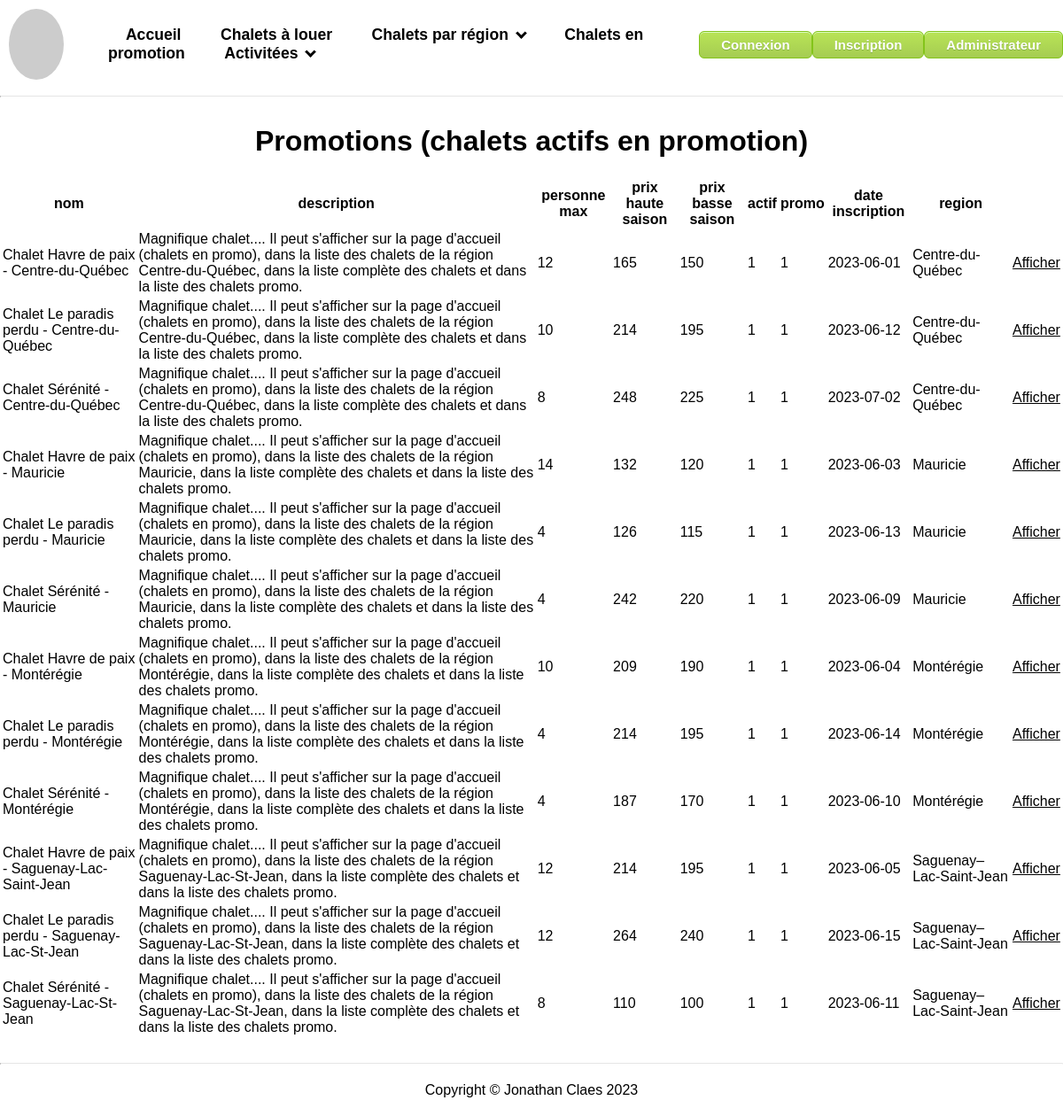
/liste_chalets_en_promotion.php, run on the app's committed database.
### tables this page shows
CREATE TABLE `chalets` (
  `id` int NOT NULL,
  `nom` varchar(50) NOT NULL,
  `description` text NOT NULL,
  `personnes_max` int NOT NULL,
  `prix_haute_saison` int NOT NULL,
  `prix_basse_saison` int NOT NULL,
  `actif` tinyint(1) NOT NULL,
  `promo` tinyint(1) NOT NULL,
  `date_inscription` date NOT NULL,
  `fk_region` int NOT NULL,
  `id_picsum` int NOT NULL
);

CREATE TABLE `regions` (
  `id` int NOT NULL,
  `nom` varchar(50) NOT NULL
);

### controlleurs/ControlleurBaseChalet.php (called while the page is built, shortened)
<?php
require_once './modeles/chalets.php';
class ControlleurBaseChalet {
    function afficherTableauPromo() {
        $chalets = modele_chalet::ObtenirTousPromo();
        require './vues/chalets/tableau-promo.php';
    }
}
?>

### modeles/chalets.php (called while the page is built, shortened)
<?php
class modele_chalet {
    public function __construct($id, $nom, $description, $personnes_max, $prix_haute_saison, $prix_basse_saison, $actif, $promo, $date_inscription, $fk_region) {
        $this->id = $id;
        $this->nom = $nom;
        $this->description = $description;
        $this->personnes_max = $personnes_max;
        $this->prix_haute_saison = $prix_haute_saison;
        $this->prix_basse_saison = $prix_basse_saison;
        $this->actif = $actif;
        $this->promo = $promo;
        $this->date_inscription = $date_inscription;
        $this->nom_region = $this->getNomRegion($fk_region);
    }
    private function getNomRegion($fk_region) {
       $mysqli = self::connecter();
        if ($requete = $mysqli->prepare("SELECT nom FROM regions WHERE id = ?")) {
            $requete->bind_param("i", $fk_region);
            $requete->execute();
        $result = $requete->get_result();
        if ($enregistrement = $result->fetch_assoc()) {
             return $enregistrement['nom'];
            }
                }
        return '';
            }
    static function connecter() {
        $mysqli = new mysqli(Dd::$host, Dd::$username, Dd::$password, Dd::$database);
        return $mysqli;
    }
    public static function ObtenirTousPromo() {
        $liste = [];
        $mysqli = self::connecter();
        $resultatRequete = $mysqli->query("SELECT id, nom, description, personnes_max, prix_haute_saison, prix_basse_saison, actif, promo, date_inscription, fk_region FROM chalets WHERE promo=1 && actif=1 ORDER BY fk_region, nom");
        foreach ($resultatRequete as $enregistrement) {
            $liste[] = new modele_chalet($enregistrement['id'], $enregistrement['nom'], $enregistrement['description'],$enregistrement['personnes_max'], $enregistrement['prix_haute_saison'], $enregistrement['prix_basse_saison'], $enregistrement['actif'], $enregistrement['promo'], $enregistrement['date_inscription'], $enregistrement['fk_region']);
        }
        return $liste;
    }
}
?>

### vues/chalets/tableau-promo.php (the view)
<table>
<tr>
        <th>nom</th>
        <th>description</th>
        <th>personne max</th>
        <th>prix haute saison</th>
        <th>prix basse saison</th>
        <th>actif</th>
        <th>promo</th>
        <th>date inscription</th>
        <th>region</th>
    </tr>
    <?php
        foreach ($chalets as $chalet) {
    ?>
        <tr>
        <td><?= $chalet->nom ?></td>
            <td><?= $chalet->description?></td>
            <td><?= $chalet->personnes_max ?></td>
            <td><?= $chalet->prix_haute_saison ?></td>
            <td><?= $chalet->prix_basse_saison ?></td>
            <td><?= $chalet->actif ?></td>
            <td><?= $chalet->promo ?></td>
            <td><?= $chalet->date_inscription ?></td>
            <td><?= $chalet->nom_region ?></td>
            <td>
                <a href="fiche_chalet.php?id=<?= $chalet->id ?>">Afficher</a>
            </td>
        </tr>
    <?php
        }
    ?>
</table>

### css/styles.css (style rules this page uses)
html { margin:0; padding:0 }
body { margin: 100px 0 0 0; padding: 20px 0; font-family: Arial, sans-serif; align-items: center; justify-content: center; }
.light-mode, .light-mode a, .light-mode header { background-color: white; color: black; }

### data on the page
chalets: nom "Chalet Havre de paix - Centre-du-Québec", description "Magnifique chalet.... Il peut s'afficher sur la page d'accueil (chalets en promo), dans la liste des chalets de la région Centre-du-Québec, dans la liste complète des chalets et dans la liste des chalets promo.", personnes_max "12", prix_haute_saison "165", prix_basse_saison "150", actif "1", promo "1", date_inscription "2023-06-01", fk_region.nom "Centre-du-Québec"
chalets: nom "Chalet Le paradis perdu - Centre-du-Québec", description "Magnifique chalet.... Il peut s'afficher sur la page d'accueil (chalets en promo), dans la liste des chalets de la région Centre-du-Québec, dans la liste complète des chalets et dans la liste des chalets promo.", personnes_max "10", prix_haute_saison "214", prix_basse_saison "195", actif "1", promo "1", date_inscription "2023-06-12", fk_region.nom "Centre-du-Québec"
chalets: nom "Chalet Sérénité - Centre-du-Québec", description "Magnifique chalet.... Il peut s'afficher sur la page d'accueil (chalets en promo), dans la liste des chalets de la région Centre-du-Québec, dans la liste complète des chalets et dans la liste des chalets promo.", personnes_max "8", prix_haute_saison "248", prix_basse_saison "225", actif "1", promo "1", date_inscription "2023-07-02", fk_region.nom "Centre-du-Québec"
chalets: nom "Chalet Havre de paix - Mauricie", description "Magnifique chalet.... Il peut s'afficher sur la page d'accueil (chalets en promo), dans la liste des chalets de la région Mauricie, dans la liste complète des chalets et dans la liste des chalets promo.", personnes_max "14", prix_haute_saison "132", prix_basse_saison "120", actif "1", promo "1", date_inscription "2023-06-03", fk_region.nom "Mauricie"
chalets: nom "Chalet Le paradis perdu - Mauricie", description "Magnifique chalet.... Il peut s'afficher sur la page d'accueil (chalets en promo), dans la liste des chalets de la région Mauricie, dans la liste complète des chalets et dans la liste des chalets promo.", personnes_max "4", prix_haute_saison "126", prix_basse_saison "115", actif "1", promo "1", date_inscription "2023-06-13", fk_region.nom "Mauricie"
chalets: nom "Chalet Sérénité - Mauricie", description "Magnifique chalet.... Il peut s'afficher sur la page d'accueil (chalets en promo), dans la liste des chalets de la région Mauricie, dans la liste complète des chalets et dans la liste des chalets promo.", personnes_max "4", prix_haute_saison "242", prix_basse_saison "220", actif "1", promo "1", date_inscription "2023-06-09", fk_region.nom "Mauricie"
chalets: nom "Chalet Havre de paix - Montérégie", description "Magnifique chalet.... Il peut s'afficher sur la page d'accueil (chalets en promo), dans la liste des chalets de la région Montérégie, dans la liste complète des chalets et dans la liste des chalets promo.", personnes_max "10", prix_haute_saison "209", prix_basse_saison "190", actif "1", promo "1", date_inscription "2023-06-04", fk_region.nom "Montérégie"
chalets: nom "Chalet Le paradis perdu - Montérégie", description "Magnifique chalet.... Il peut s'afficher sur la page d'accueil (chalets en promo), dans la liste des chalets de la région Montérégie, dans la liste complète des chalets et dans la liste des chalets promo.", personnes_max "4", prix_haute_saison "214", prix_basse_saison "195", actif "1", promo "1", date_inscription "2023-06-14", fk_region.nom "Montérégie"
chalets: nom "Chalet Sérénité - Montérégie", description "Magnifique chalet.... Il peut s'afficher sur la page d'accueil (chalets en promo), dans la liste des chalets de la région Montérégie, dans la liste complète des chalets et dans la liste des chalets promo.", personnes_max "4", prix_haute_saison "187", prix_basse_saison "170", actif "1", promo "1", date_inscription "2023-06-10", fk_region.nom "Montérégie"
chalets: nom "Chalet Havre de paix - Saguenay-Lac-Saint-Jean", description "Magnifique chalet.... Il peut s'afficher sur la page d'accueil (chalets en promo), dans la liste des chalets de la région Saguenay-Lac-St-Jean, dans la liste complète des chalets et dans la liste des chalets promo.", personnes_max "12", prix_haute_saison "214", prix_basse_saison "195", actif "1", promo "1", date_inscription "2023-06-05", fk_region.nom "Saguenay–Lac-Saint-Jean"
chalets: nom "Chalet Le paradis perdu - Saguenay-Lac-St-Jean", description "Magnifique chalet.... Il peut s'afficher sur la page d'accueil (chalets en promo), dans la liste des chalets de la région Saguenay-Lac-St-Jean, dans la liste complète des chalets et dans la liste des chalets promo.", personnes_max "12", prix_haute_saison "264", prix_basse_saison "240", actif "1", promo "1", date_inscription "2023-06-15", fk_region.nom "Saguenay–Lac-Saint-Jean"
chalets: nom "Chalet Sérénité - Saguenay-Lac-St-Jean", description "Magnifique chalet.... Il peut s'afficher sur la page d'accueil (chalets en promo), dans la liste des chalets de la région Saguenay-Lac-St-Jean, dans la liste complète des chalets et dans la liste des chalets promo.", personnes_max "8", prix_haute_saison "110", prix_basse_saison "100", actif "1", promo "1", date_inscription "2023-06-11", fk_region.nom "Saguenay–Lac-Saint-Jean"
